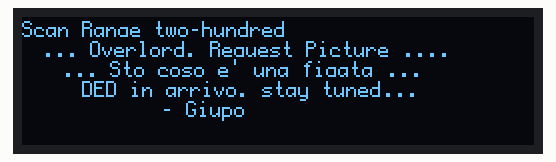
Bench run of a sketch on a simulated Arduino Nano, built with avr-gcc and run on an emulated ATmega328P. On the bench: 256×64 one-colour display.

Above: at 1.1 s.

The sketch:

OLED.ino.ino
```cpp
#include <Arduino.h>
#include <U8g2lib.h>
#include <SPI.h>
#include <Wire.h>
#include "FalconDED_full.h"


//Function | Nano Pin | OLED Pin
//---------+----------+----------
//DC       | 3        | 14
//Reset    | 4        | 15
//CS       | 5        | 16
//Clock    | 13       | 4
//Data     | 11       | 5


//for SPI
//1 = VSS/ground
//2 = VDD/VCC +3.3v to +5.0v
//3 = NC
//4 = SCLK
//5 = SDIN (MOSI)
//6 = NC
//7-13 = GND
//14 = PIN_DC
//15 = PIN_RESET
//16 = PIN_CS
int clock = 13;
int data = 11;
int cs = 5;
int dc = 3;
int reset = 4;

// U8G2_SSD1322_NHD_256X64_1_4W_SW_SPI(rotation, clock, data, cs, dc [, reset])

//U8G2_SSD1322_NHD_256X64_1_4W_SW_SPI u8g2(U8G2_R0, clock, data, cs, dc, reset);
U8G2_SSD1322_NHD_256X64_2_4W_SW_SPI u8g2(U8G2_R0, clock, data, cs, dc, reset);

char DED[5][25] = {{ 0 }};

void setup(void) {
  u8g2.begin();
}

void loop(void) {
  u8g2.firstPage();
  do {
   // u8g2.setFont(u8g2_font_ncenB08_tr);
    u8g2.setFont(u8g2_font_profont12_mf);
    u8g2.drawStr(0,10,"Scan Range two-hundred");
    u8g2.drawStr(10,20,"... Overlord, Request Picture .... ");
    u8g2.drawStr(20,30,"... Sto coso e' una figata ... ");
    u8g2.drawStr(30,40,"DED in arrivo, stay tuned... ");
    u8g2.drawStr(70,50,"- Giupo ");
  } while ( u8g2.nextPage() );
  delay(1000);
}
```

Source omitted: alconDED_full.h (data table, 8254 bytes)
